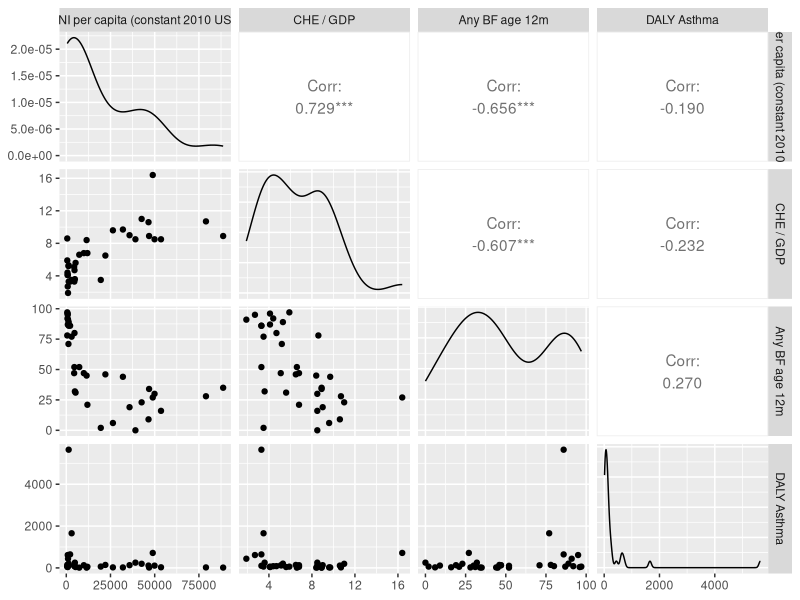
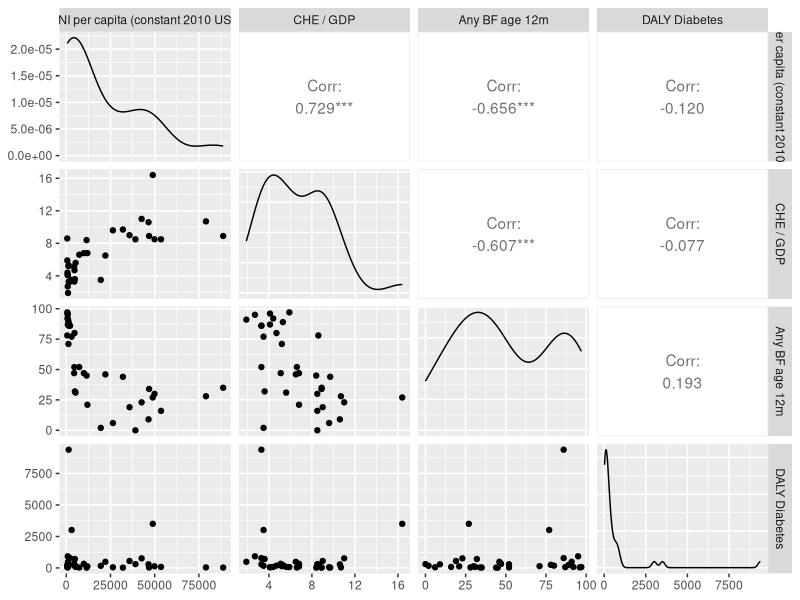
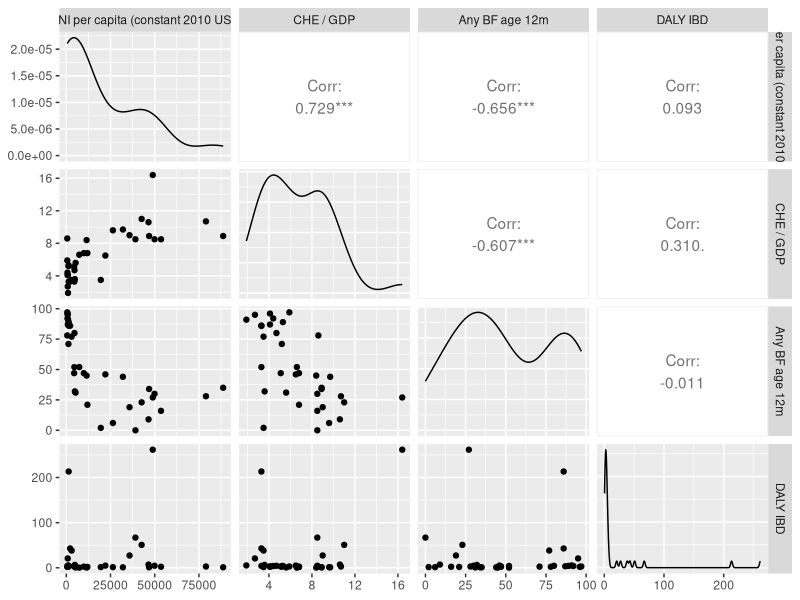
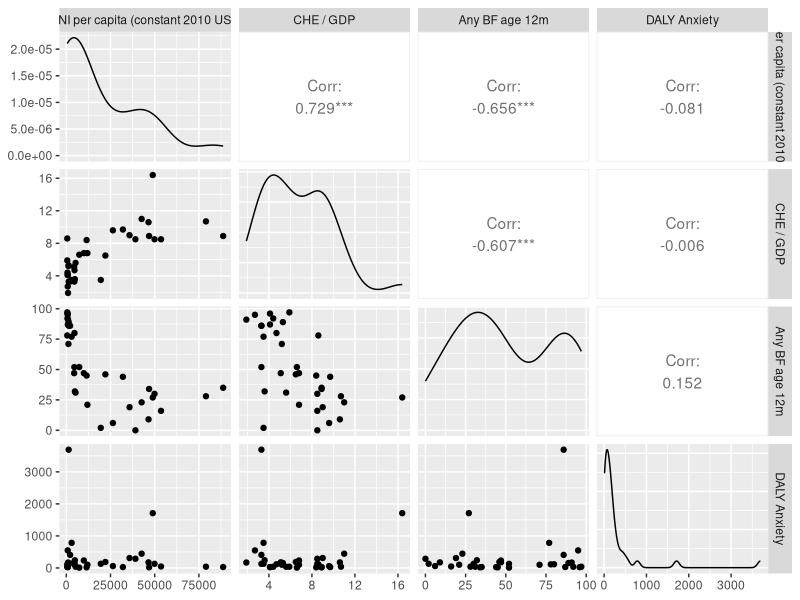

R code for these plots, in order:
# Loading the data. The first 2 row deleted manually in excel before loading the data. 
library(readxl)
ISSSR <- read_excel("ISSSR_dataset.xlsx", 
                            na = "NA")



# Keeping important variables only:

dat <- ISSSR[,c("GNI per capita (constant 2010 US$)", 
              "CHE / GDP",
              "Any BF age 12m",
              "DALY Asthma",
              "DALY Diabetes",
              "DALY IBD",
              "DALY Anxiety")]
# Exploring the data head
head(dat)

# Exploring the variable types
str(dat)

# Rounding the Any BF age 12m 
dat$`Any BF age 12m` <- round(dat$`Any BF age 12m`,0)

# Summary statistic for each variabl
summary(dat)


#########################
### For DALY Asthma #####
#########################

# Subsetting for Asthma
dat1 <- dat[,c("GNI per capita (constant 2010 US$)", 
                 "CHE / GDP",
                 "Any BF age 12m",
                  "DALY Asthma")]

# Bi-variate analysis:
library(GGally)
ggpairs(dat1)


# Model fitting:
fit1 <- lm(`DALY Asthma`~., data = dat1)

# Checking the assumption of the model graphically
shapiro.test(fit1$residuals)

# The null hypothesis for shapiro test is "Data follows normal distribution". So, the 
# p-value need to be greater than level of significance to interpret that the data is normal. In this
# case the p-value is less than 0.05 (if we consider 5% level of significance), so the null
# hypothesis is rejected and conclude that the residual of fit1 are not normal.
# So, need transformation of dependent variable.

###  The distribution of dependent variable is is positively skweed,
# as a result we choose log transformation.

# Model fitting: Model after taking log transformation

fit2 <- lm(log(`DALY Asthma`)~., data = dat1)

# Checking normality
shapiro.test(fit2$residuals) # seems fine


# Exploring the summary of the model
summary(fit2)

# None of the independent variable have any statistically significant impact on DALY Asthma at 5% level of significance,
# because all the p-values are greater than 0.05


# Checking multicollinearity
car::vif(fit2)

# vif values greater than 5 is problematic. So, in our case it's fine.



# Checking heteroscedasticity
lmtest::bptest(fit2)  # Breusch-Pagan test


# Result interpretation for heteroscedasticity

# The test have a p-value greater that a significance level of 0.05, 
# therefore we can not reject the null hypothesis that the variance of the residuals is constant
# and infer that heteroscedasticity is not indeed present. 




#########################
### For DALY Diabetes ###
#########################

# Subsetting for Asthma
dat2 <- dat[,c("GNI per capita (constant 2010 US$)", 
               "CHE / GDP",
               "Any BF age 12m",
               "DALY Diabetes")]

# Bi-variate analysis:
library(GGally)
ggpairs(dat2)


# Model fitting:
fit3 <- lm(`DALY Diabetes`~., data = dat2)

# Checking normality
shapiro.test(fit3$residuals)

# Residual of fit3 not normal. So, we need to use transformation. 


# Model fitting:
fit4 <- lm(log(`DALY Diabetes`)~., data = dat2)

# Checking normality
shapiro.test(fit4$residuals)  # seems fine


# Exploring the summary of the model
summary(fit4)

# None of the independent variable have any statistically significant impact on DALY Diabetes at 5% level of significance,
# because all the p-values are greater than 0.05


# Checking multicollinearity
car::vif(fit4)

# vif values greater than 5 is problematic. So, in our case it's fine.

# Checking heteroscedasticity
lmtest::bptest(fit4)  # Breusch-Pagan test



####################
### For DALY IBD ###
####################

# Subsetting for Asthma
dat3 <- dat[,c("GNI per capita (constant 2010 US$)", 
               "CHE / GDP",
               "Any BF age 12m",
               "DALY IBD")]

# Bi-variate analysis:
library(GGally)
ggpairs(dat3)


# Model fitting:
fit5 <- lm(`DALY IBD`~., data = dat3)

# Checking normality
shapiro.test(fit5$residuals)

# So, we need to use transformation. 

# Model fitting:
fit6 <- lm(log(`DALY IBD`)~., data = dat3)

# Checking normality
shapiro.test(fit6$residuals) # residual still not normal.
# So, we explore the data transformation graph on pdf file and try to get idea by 
# which transformation we can make the residual normal. And we found 1/sqrt() transformation
# would work for our DALY IBD.

# Model fitting:
fit7 <- lm(1/sqrt(`DALY IBD`)~., data = dat3)

# Checking normality
shapiro.test(fit7$residuals) # Data seems normal now

# Model summary:

summary(fit7)


# Checking multicollinearity
car::vif(fit7)

# Checking heteroscedasticity
lmtest::bptest(fit7)  # Breusch-Pagan test



#########################
### For DALY Anxiety ###
#########################

# Subsetting for Asthma
dat4 <- dat[,c("GNI per capita (constant 2010 US$)", 
               "CHE / GDP",
               "Any BF age 12m",
               "DALY Anxiety")]

# Bi-variate analysis:
library(GGally)
ggpairs(dat4)


# Model fitting:
fit8 <- lm(`DALY Anxiety`~., data = dat4)

# Checking normality
shapiro.test(fit8$residuals) # Not normal, so need transformation.

# Model fitting:
fit9 <- lm(log(`DALY Anxiety`)~., data = dat4)

# Checking normality
shapiro.test(fit9$residuals) # Seems fine

# Model summary:

summary(fit9)

# Checking multicollinearity
car::vif(fit9)

# Checking heteroscedasticity
lmtest::bptest(fit9)  # Breusch-Pagan test


